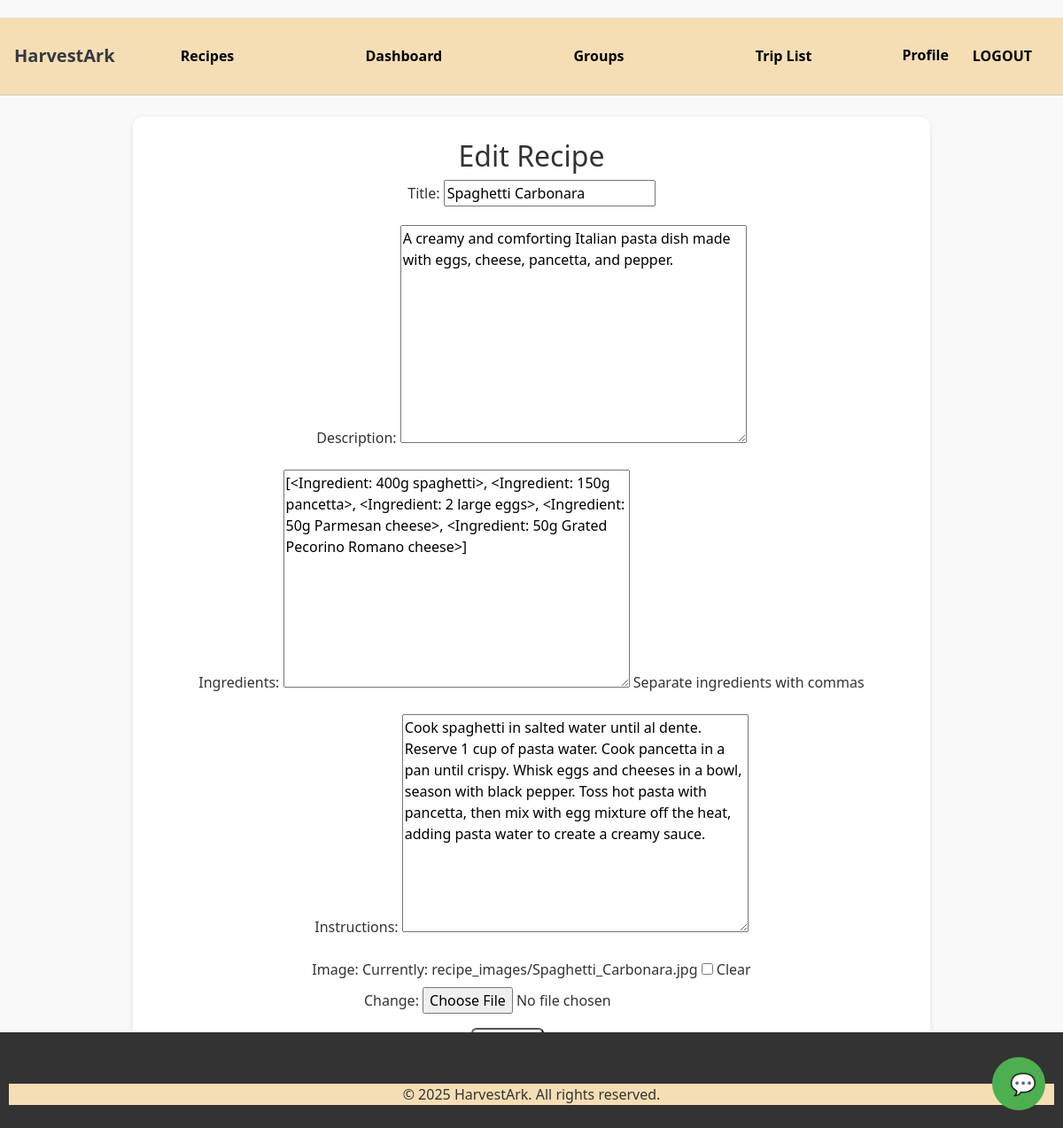
The page /chatbot/14/edit/ (signed in) on the database its author committed.
### my_app/models.py (models this page shows, shortened)
class Recipe(models.Model):
    User = get_user_model()
    title = models.CharField(max_length=255)
    image = models.ImageField(upload_to='recipe_images/', blank=True, null=True)
    description = models.TextField(null=True)
    ingredients = models.ManyToManyField(Ingredient, related_name='recipes')
    instructions = models.TextField(null=True)
    created_at = models.DateTimeField(auto_now_add=True)
    updated_at = models.DateTimeField(auto_now=True)
    author = models.ForeignKey(User, on_delete=models.CASCADE, null=True, blank=True)
    likes = models.ManyToManyField(User, related_name='liked_recipes', blank=True)
    rating = models.FloatField(default=0.0)
    rating_count = models.IntegerField(default=0)

### my_app/views.py (the view)
# urls.py: path('<int:recipe_id>/edit/', recipe_update, name='recipe_update'),
@login_required # Ensure the user is logged in to update a recipe
def recipe_update(request, recipe_id):
    recipe = get_object_or_404(Recipe, id=recipe_id, author=request.user)
    if request.method == 'POST':
        form = RecipeForm(request.POST, request.FILES, instance=recipe)
        if form.is_valid():
            form.save()
            return redirect('recipe_detail', recipe_id=recipe.id)
    else:
        form = RecipeForm(instance=recipe)
    return render(request, 'recipe_update.html', {'form': form})  # Render the recipe update form template

### my_app/forms.py (shortened to what this page needs)
class RecipeForm(forms.ModelForm):
    ingredients = forms.CharField(
        widget=forms.Textarea(attrs={'placeholder': 'e.g., Chicken, Rice, Egg'}),
        required=False,
        help_text="Separate ingredients with commas"
    )
    class Meta:
        model = Recipe
        fields = ['title', 'description', 'ingredients', 'instructions', 'image']
    def __init__(self, *args, **kwargs): # Initialize the form with the instance
        super().__init__(*args, **kwargs) ## Call the parent constructor
        if self.instance.pk:
            self.fields['ingredients'].initial = ', '.join(
                [ingredient.name for ingredient in self.instance.ingredients.all()]
            )

### my_app/models.py (called while the page is built)
    def __str__(self):
        return self.name

### templates/recipe_update.html (shortened to what this page needs)
{% extends 'base.html' %}
{% block content %}
  <h2>{% if form.instance.pk %}Edit Recipe{% else %}Create Recipe{% endif %}</h2>
  <form method="POST" enctype="multipart/form-data">
    {{ form.as_p }}
    <button type="submit">Save</button>
    <a href="{% url 'recipe_list' %}">Cancel</a>
  </form>
{% endblock %}

### static/css/styles.css (style rules this page uses)
body { font-family: 'Segoe UI', Tahoma, Geneva, Verdana, sans-serif; margin: 0; padding: 20px 0 40px; background-color: #f9f9f9; text-align: center; }
h1, h2, h3, h4, h5, h6, p, a, li { text-align: center; color: #333; }
button, .btn, .btn-outline-secondary, .btn-primary, .btn-tan { padding: 10px 20px; border-radius: 6px; text-transform: uppercase; cursor: pointer; font-weight: bold; text-align: center; }

### rows shown on the page
Recipe: title "Spaghetti Carbonara", description "A creamy and comforting Italian pasta dish made with eggs, cheese, pancetta, and pepper.", instructions "Cook spaghetti in salted water until al dente. Reserve 1 cup of pasta water. Cook pancetta in a pan until crispy. Whisk eggs and cheeses in a bowl, season with black pepper. Toss hot pasta with pancetta, then mix with egg mixture off the heat, adding pasta water to create a creamy sauce."
